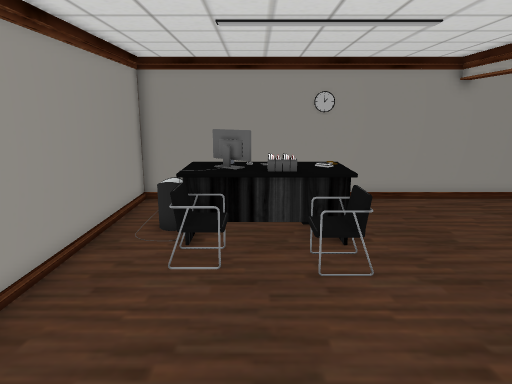
View 1 (above)

13 first-person views from a walk through a 3-D level made in the Unity game engine. The camera is 1.3 m above the floor, tilts 12° down and sees 70° across. Doors are open. The floor is counted in squares, 0.49 m on a side. Each view is taken from the middle of a square. On the plan, view 1 faces up. The plan holds only what a view shows up to about 20 squares ahead; the rest is blank. The player character is not drawn. Some surface patterns are stand-ins.

View 2
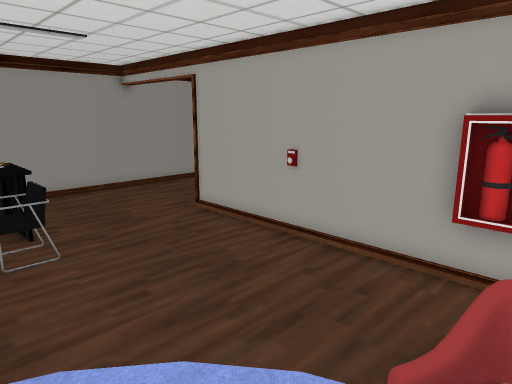

View 3
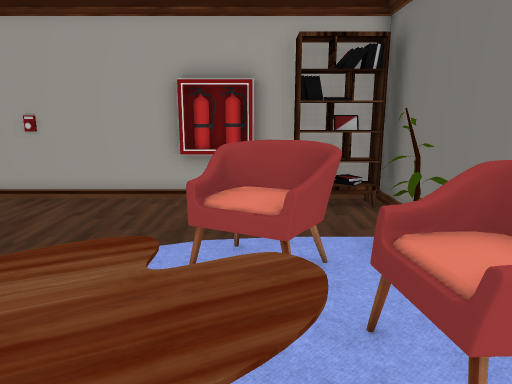

View 4
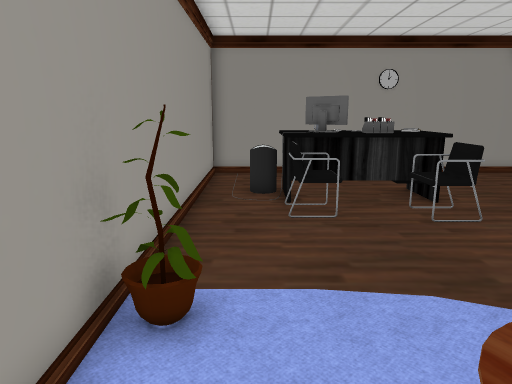

View 5
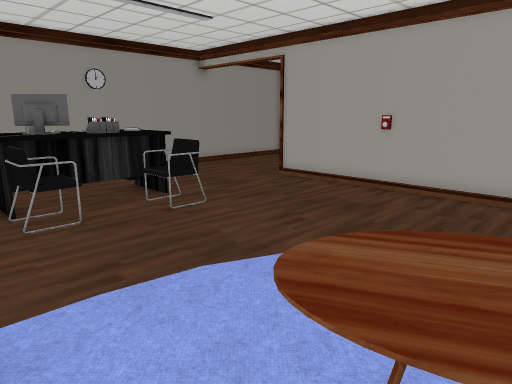

View 6
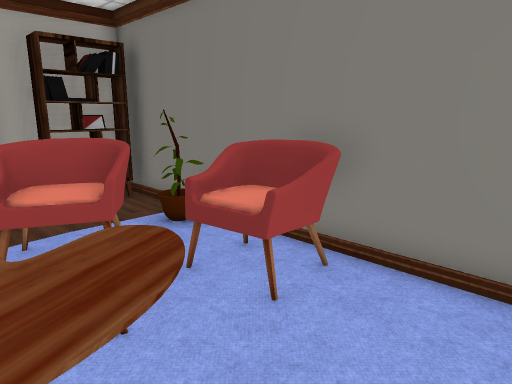

View 7
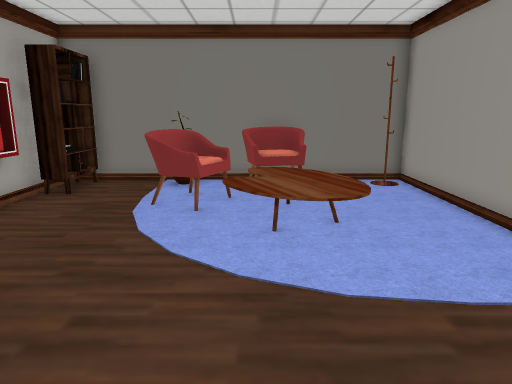

View 8
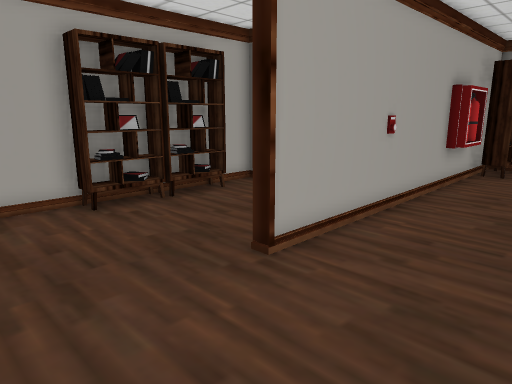

View 9
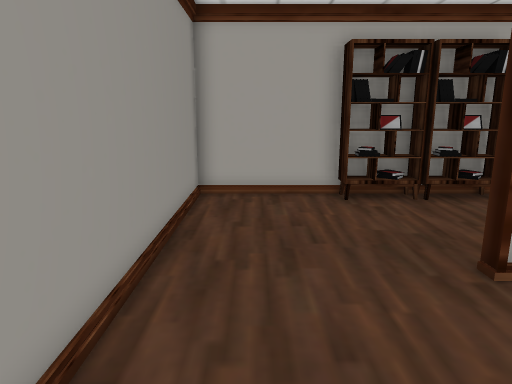

View 10
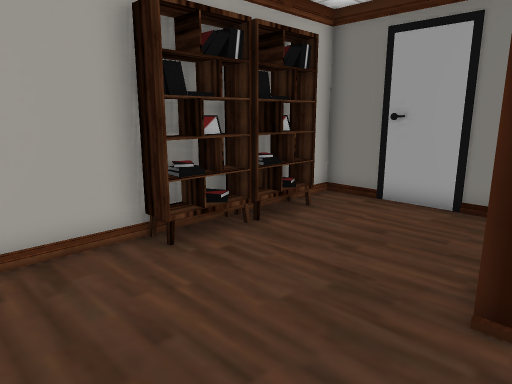

View 11
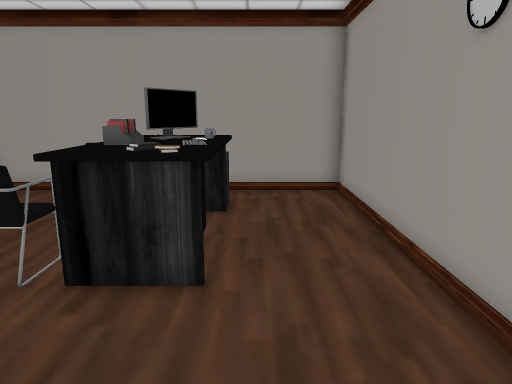

View 12
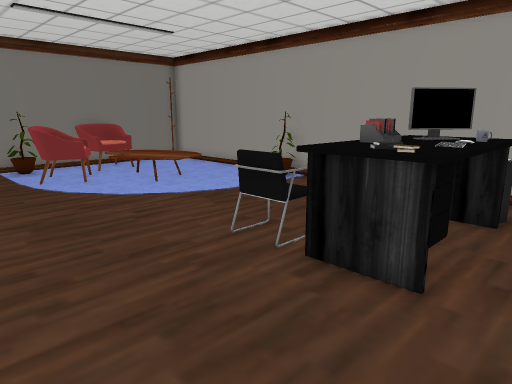

View 13
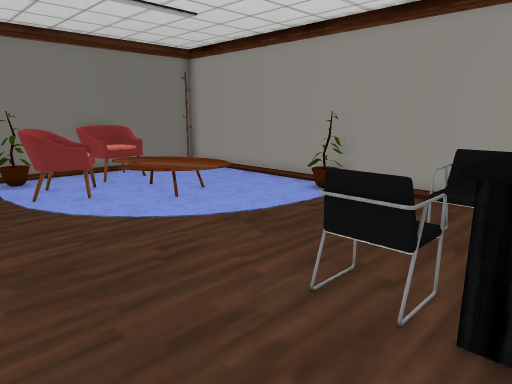

### Floor plan
Ten units are one square. View 1 is at (0, 0); x grows to the right and y downward. Boxes are objects, and circles mark ways between rooms. Rooms are numbered by the first view taken in them; rooms with no view inside come last. Other rooms are left out.
<svg viewBox="-55 -165 215 230">
<path fill="none" stroke="#000" d="M11 -106 11 -102 4 -102M7 -107 9 -105 9 -101M80 19 84 19 81 14M82 18 81 13M83 18 83 9M81 20 81 4M87 58 87 -101M89 -160 -50 -160 -50 60 86 60M87 -101 91 -101M102 -40 154 -40 154 -160 89 -160"/>
<rect x="-45" y="-45" width="10" height="20" fill="#bbb"><title>plant</title></rect>
<rect x="-25" y="-105" width="20" height="30" fill="#bbb"><title>chair</title></rect>
<rect x="-25" y="-125" width="60" height="30" fill="#bbb"><title>desk</title></rect>
<rect x="-15" y="25" width="30" height="30" fill="#bbb"><title>chair</title></rect>
<rect x="-15" y="-125" width="10" height="10" fill="#bbb"><title>other object</title></rect>
<rect x="5" y="-125" width="10" height="10" fill="#bbb"><title>other object</title></rect>
<rect x="15" y="35" width="20" height="20" fill="#bbb"><title>carpet</title></rect>
<rect x="15" y="5" width="30" height="30" fill="#bbb"><title>chair</title></rect>
<rect x="15" y="-115" width="10" height="10" fill="#bbb"><title>books</title></rect>
<rect x="15" y="-125" width="10" height="10" fill="#bbb"><title>books</title></rect>
<rect x="25" y="-95" width="10" height="10" fill="#bbb"><title>chair</title></rect>
<rect x="35" y="45" width="10" height="10" fill="#bbb"><title>plant</title></rect>
<rect x="65" y="25" width="20" height="30" fill="#bbb"><title>shelf</title></rect>
<rect x="75" y="-5" width="10" height="10" fill="#bbb"><title>fire extinguisher</title></rect>
<rect x="135" y="-85" width="20" height="30" fill="#bbb"><title>shelf</title></rect>
<rect x="135" y="-115" width="20" height="30" fill="#bbb"><title>shelf</title></rect>
<circle cx="90" cy="-115" r="3" fill="#2a7"/>
<circle cx="90" cy="-145" r="3" fill="#2a7"/>
<text x="20" y="-50">1</text>
<text x="120" y="-100">2</text>
</svg>
Room 1 opens to room 2.

Where each view was taken, in squares from view 1:
view 1: 0 up, 0 right, facing up
view 2: 2 down, 0 right, facing up-right
view 3: 2 down, 3 left, facing right
view 4: 1 down, 3 left, facing up
view 5: 1 down, 4 left, facing up-right
view 6: 0 up, 4 left, facing down-right
view 7: 9 up, 1 right, facing down
view 8: 15 up, 4 right, facing down-right
view 9: 14 up, 3 right, facing right
view 10: 15 up, 8 right, facing down-right
view 11: 13 up, 8 right, facing left
view 12: 14 up, 8 right, facing down-left
view 13: 11 up, 7 right, facing down-left
